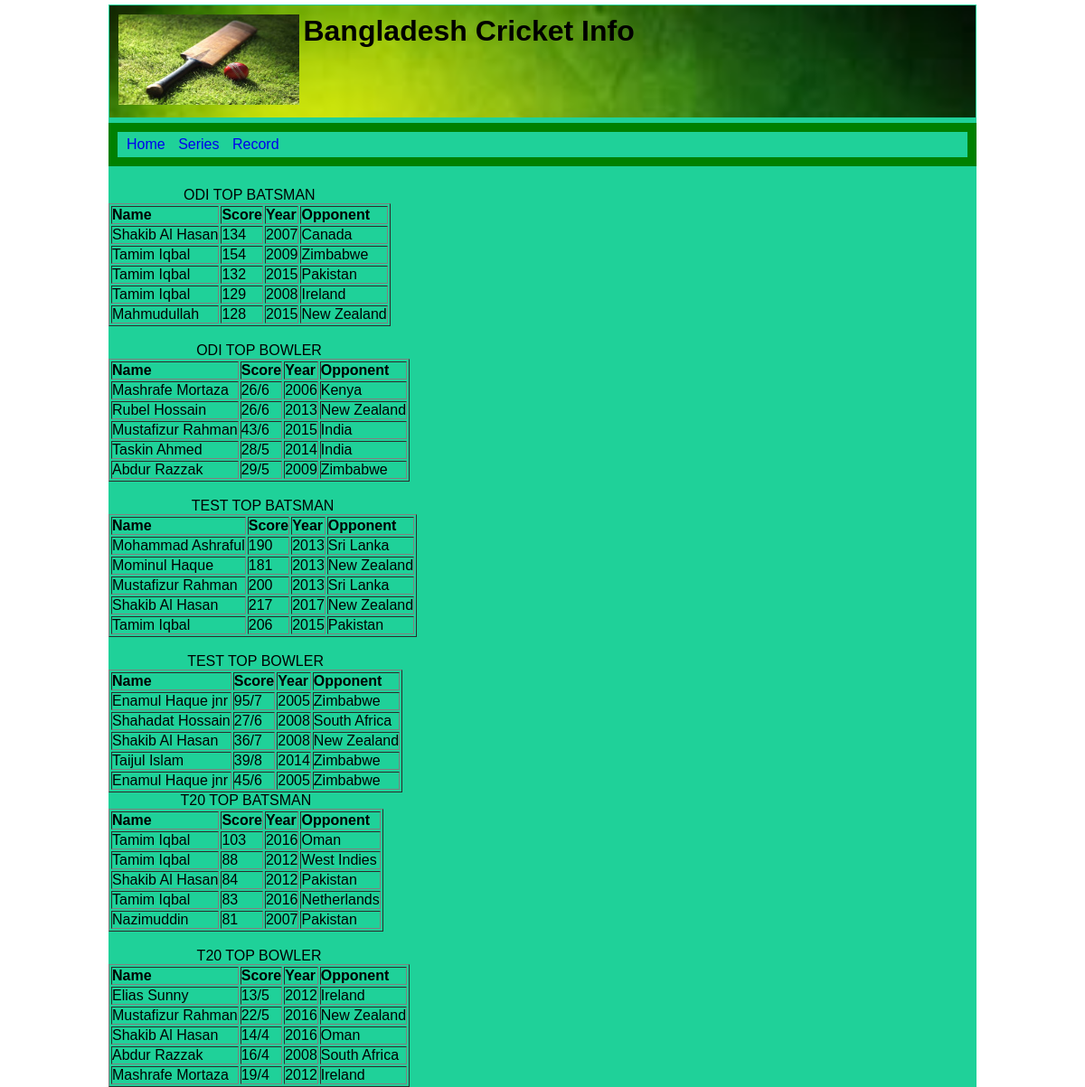
The app's page /Record.php with its own data.
### tables this page shows
CREATE TABLE `top_batsman_odi` (
  `Name` varchar(35) NOT NULL,
  `Year` int(11) NOT NULL,
  `Against` varchar(35) NOT NULL,
  `Score` int(11) DEFAULT NULL
);

CREATE TABLE `top_bowler_odi` (
  `Name` varchar(35) NOT NULL,
  `Score` text NOT NULL,
  `Year` int(11) NOT NULL,
  `Against` varchar(35) NOT NULL
);

CREATE TABLE `top_batsman_test` (
  `Name` varchar(35) NOT NULL,
  `Score` int(11) NOT NULL,
  `Year` int(11) NOT NULL,
  `Against` varchar(35) NOT NULL
);

CREATE TABLE `top_bowler_test` (
  `Name` varchar(35) NOT NULL,
  `Score` text NOT NULL,
  `Year` int(11) NOT NULL,
  `Against` varchar(35) NOT NULL
);

CREATE TABLE `top_batsman_t20` (
  `Name` varchar(35) NOT NULL,
  `Score` int(11) NOT NULL,
  `Year` int(11) NOT NULL,
  `Against` varchar(35) NOT NULL
);

CREATE TABLE `top_bowler_t20` (
  `Name` varchar(35) NOT NULL,
  `Score` text NOT NULL,
  `Year` int(11) NOT NULL,
  `Against` varchar(35) NOT NULL
);

### Record.php (the view, shortened to what this page needs)
<?php
 include 'connect.php';
 include 'Heading.php';
 ?>
 <table border="1">
<caption>ODI TOP BATSMAN</caption>
<tr>
<th>Name</th>
<th>Score</th>
<th>Year</th>
<th>Opponent</th>
</tr>
<?php
 $sql = "SELECT *FROM top_batsman_odi";
 $result = $conn->query($sql);
 if($result->num_rows > 0 ){
	 while ($row=mysqli_fetch_assoc($result)){
		echo "<tr><td>".$row["Name"]."</td><td>"
		.$row["Score"]."</td><td>"
		 .$row["Year"]."</td><td>"
		 .$row["Against"]."</td></tr>";
	 }
 }
 else
    {
		 echo "0 result";
	}
	?>
	</table>
	<table border="1">
<caption>ODI TOP BOWLER</caption>
<tr>
<th>Name</th>
<th>Score</th>
<th>Year</th>
<th>Opponent</th>
</tr>
<?php
	$sql = "SELECT *FROM top_bowler_odi";
    $result = $conn->query($sql);
 if($result->num_rows > 0 ){
	 while ($row=mysqli_fetch_assoc($result)){
		 echo "<tr><td>".$row["Name"]."</td><td>"
		.$row["Score"]."</td><td>"
		 .$row["Year"]."</td><td>"
		 .$row["Against"]."</td></tr>";
	 }
 }
 else
    {
		echo "0 result";
	}
	?>
	<table border="1">
<caption>TEST TOP BATSMAN</caption>
<tr>
<th>Name</th>
<th>Score</th>
<th>Year</th>
<th>Opponent</th>
</tr>
<?php
	$sql = "SELECT *FROM top_batsman_test";
 $result = $conn->query($sql);
 if($result->num_rows > 0 ){
	 while ($row=mysqli_fetch_assoc($result)){
		 echo "<tr><td>".$row["Name"]."</td><td>"
		.$row["Score"]."</td><td>"
		 .$row["Year"]."</td><td>"
		 .$row["Against"]."</td></tr>";
	 }
 }
 else
    {
		 echo "0 result";
	}
	?>
	<table border="1">
<caption>TEST TOP BOWLER</caption>
<tr>
<th>Name</th>
<th>Score</th>
<th>Year</th>
<th>Opponent</th>
</tr>
<?php
	$sql = "SELECT *FROM top_bowler_test";
 $result = $conn->query($sql);
 if($result->num_rows > 0 ){
	 while ($row=mysqli_fetch_assoc($result)){
		  echo "<tr><td>".$row["Name"]."</td><td>"
		.$row["Score"]."</td><td>"
		 .$row["Year"]."</td><td>"
		 .$row["Against"]."</td></tr>";
	 }
 }
 else
    {
		 echo "0 result";
	}
	?>
	<table border="1">
<caption>T20 TOP BATSMAN</caption>
<tr>
<th>Name</th>
<th>Score</th>
<th>Year</th>
<th>Opponent</th>
</tr>
<?php
	$sql = "SELECT *FROM top_batsman_t20";
 $result = $conn->query($sql);
 if($result->num_rows > 0 ){
	 while ($row=mysqli_fetch_assoc($result)){
		 echo "<tr><td>".$row["Name"]."</td><td>"
		.$row["Score"]."</td><td>"
		 .$row["Year"]."</td><td>"
		 .$row["Against"]."</td></tr>";
	 }
 }
 else
    {
		 echo "0 result";
	}
	?>
	<table border="1">
<caption>T20 TOP BOWLER</caption>
<tr>
<th>Name</th>
<th>Score</th>
<th>Year</th>
<th>Opponent</th>
</tr>
<?php
	$sql = "SELECT *FROM top_bowler_t20";
 $result = $conn->query($sql);
 if($result->num_rows > 0 ){
	 while ($row=mysqli_fetch_assoc($result)){
 echo "<tr><td>".$row["Name"]."</td><td>"
		.$row["Score"]."</td><td>"
		 .$row["Year"]."</td><td>"
		 .$row["Against"]."</td></tr>";
	 }
 }
 else
    {
		 echo "0 result";
	}
?>

### Heading.php (shortened to what this page needs)
<!DOCTYPE html>
<html>
<head>
  <link rel="stylesheet" href="style.css" type="text/css"/>
</head>
<body>
<div id="center">
 <header id="header">
  <img src="ProjectPic/web-pic.JPG" title="Bangladesh Cricket Info" alt="Bangladesh Cricket Info" class="icon" height="100" width="200"/>
  <h1>Bangladesh Cricket Info</h1>
 </header>
		<div id ="nav">
			  <ul style="list-style:none">
			 <li><a href="index.php" style="text-decoration:none">Home</a></li>
			 <li><a href="Series.php" style="text-decoration:none">Series</a></li>
			 <li><a href="Record.php" style="text-decoration:none">Record</a></li>
           </ul>
		</div>
 </body>
 </html>

### style.css (style rules this page uses)
* { margin:0px; padding:0px; }
body { font-family:sans-serif; text-align:center; }
#center { width:960px; margin:0px auto; text-align:left; background-color:#1fd199; }
#header { padding:10px; border:1px solid #1fd199; margin:5px 0px; background-image:url('back-pic.JPG'); background-size:cover; }
.icon { display:inline; }
#header h1 { display:inline; vertical-align:top; }
#nav { padding:5px; border:10px solid green; margin:5px 0px; }
#nav ul li { display:inline; }
#nav ul li a { margin:5px; }

### records on screen
top_batsman_odi: Name "Shakib Al Hasan", Score "134", Year "2007", Against "Canada"
top_batsman_odi: Name "Tamim Iqbal", Score "154", Year "2009", Against "Zimbabwe"
top_batsman_odi: Name "Tamim Iqbal", Score "132", Year "2015", Against "Pakistan"
top_batsman_odi: Name "Tamim Iqbal", Score "129", Year "2008", Against "Ireland"
top_batsman_odi: Name "Mahmudullah", Score "128", Year "2015", Against "New Zealand"
top_bowler_odi: Name "Mashrafe Mortaza", Score "26/6", Year "2006", Against "Kenya"
top_bowler_odi: Name "Rubel Hossain", Score "26/6", Year "2013", Against "New Zealand"
top_bowler_odi: Name "Mustafizur Rahman", Score "43/6", Year "2015", Against "India"
top_bowler_odi: Name "Taskin Ahmed", Score "28/5", Year "2014", Against "India"
top_bowler_odi: Name "Abdur Razzak", Score "29/5", Year "2009", Against "Zimbabwe"
top_batsman_test: Name "Mohammad Ashraful", Score "190", Year "2013", Against "Sri Lanka"
top_batsman_test: Name "Mominul Haque", Score "181", Year "2013", Against "New Zealand"
top_batsman_test: Name "Mustafizur Rahman", Score "200", Year "2013", Against "Sri Lanka"
top_batsman_test: Name "Shakib Al Hasan", Score "217", Year "2017", Against "New Zealand"
top_batsman_test: Name "Tamim Iqbal", Score "206", Year "2015", Against "Pakistan"
top_bowler_test: Name "Enamul Haque jnr", Score "95/7", Year "2005", Against "Zimbabwe"
top_bowler_test: Name "Shahadat Hossain", Score "27/6", Year "2008", Against "South Africa"
top_bowler_test: Name "Shakib Al Hasan", Score "36/7", Year "2008", Against "New Zealand"
top_bowler_test: Name "Taijul Islam", Score "39/8", Year "2014", Against "Zimbabwe"
top_bowler_test: Name "Enamul Haque jnr", Score "45/6", Year "2005", Against "Zimbabwe"
top_batsman_t20: Name "Tamim Iqbal", Score "103", Year "2016", Against "Oman"
top_batsman_t20: Name "Tamim Iqbal", Score "88", Year "2012", Against "West Indies"
top_batsman_t20: Name "Shakib Al Hasan", Score "84", Year "2012", Against "Pakistan"
top_batsman_t20: Name "Tamim Iqbal", Score "83", Year "2016", Against "Netherlands"
top_batsman_t20: Name "Nazimuddin", Score "81", Year "2007", Against "Pakistan"
top_bowler_t20: Name "Elias Sunny", Score "13/5", Year "2012", Against "Ireland"
top_bowler_t20: Name "Mustafizur Rahman", Score "22/5", Year "2016", Against "New Zealand"
top_bowler_t20: Name "Shakib Al Hasan", Score "14/4", Year "2016", Against "Oman"
top_bowler_t20: Name "Abdur Razzak", Score "16/4", Year "2008", Against "South Africa"
top_bowler_t20: Name "Mashrafe Mortaza", Score "19/4", Year "2012", Against "Ireland"
